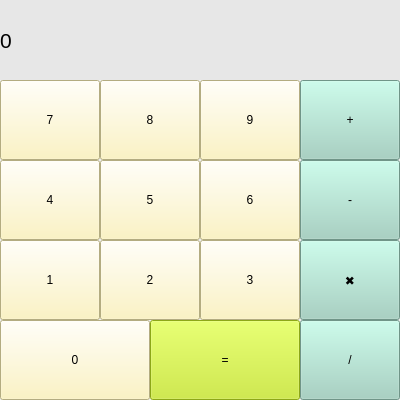
<?xml version="1.0" encoding="UTF-8"?>
<ui version="4.0">
 <class>MainWindow</class>
 <widget class="QMainWindow" name="MainWindow">
  <property name="geometry">
   <rect>
    <x>0</x>
    <y>0</y>
    <width>400</width>
    <height>400</height>
   </rect>
  </property>
  <property name="windowTitle">
   <string>Калькулятор</string>
  </property>
  <widget class="QWidget" name="centralwidget">
   <widget class="QLabel" name="label">
    <property name="geometry">
     <rect>
      <x>0</x>
      <y>0</y>
      <width>400</width>
      <height>80</height>
     </rect>
    </property>
    <property name="font">
     <font>
      <family>Nirmala UI</family>
      <pointsize>16</pointsize>
      <weight>9</weight>
      <italic>false</italic>
      <bold>false</bold>
     </font>
    </property>
    <property name="styleSheet">
     <string notr="true">background-color: rgb(169, 166, 170);
font: 75 16pt &quot;Nirmala UI&quot;;
background-color: rgb(231, 231, 231);</string>
    </property>
    <property name="text">
     <string>0</string>
    </property>
    <property name="margin">
     <number>10</number>
    </property>
   </widget>
   <widget class="QPushButton" name="pushButton0">
    <property name="geometry">
     <rect>
      <x>0</x>
      <y>320</y>
      <width>150</width>
      <height>80</height>
     </rect>
    </property>
    <property name="styleSheet">
     <string notr="true">background-color: rgb(251, 241, 180);
font: 75 16pt &quot;Nirmala UI&quot;;</string>
    </property>
    <property name="text">
     <string>0</string>
    </property>
   </widget>
   <widget class="QPushButton" name="pushButton_res">
    <property name="geometry">
     <rect>
      <x>150</x>
      <y>320</y>
      <width>150</width>
      <height>80</height>
     </rect>
    </property>
    <property name="styleSheet">
     <string notr="true">background-color: rgb(255, 173, 93);
background-color: rgb(255, 97, 97);
background-color: rgb(197, 234, 32);
font: 75 16pt &quot;MS Shell Dlg 2&quot;;</string>
    </property>
    <property name="text">
     <string>=</string>
    </property>
   </widget>
   <widget class="QPushButton" name="pushButton9">
    <property name="geometry">
     <rect>
      <x>200</x>
      <y>80</y>
      <width>100</width>
      <height>80</height>
     </rect>
    </property>
    <property name="styleSheet">
     <string notr="true">font: 75 16pt &quot;Nirmala UI&quot;;
background-color: rgb(251, 241, 180);</string>
    </property>
    <property name="text">
     <string>9</string>
    </property>
   </widget>
   <widget class="QPushButton" name="pushButton8">
    <property name="geometry">
     <rect>
      <x>100</x>
      <y>80</y>
      <width>100</width>
      <height>80</height>
     </rect>
    </property>
    <property name="styleSheet">
     <string notr="true">background-color: rgb(255, 173, 93);
background-color: rgb(251, 241, 180);
font: 75 16pt &quot;Nirmala UI&quot;;</string>
    </property>
    <property name="text">
     <string>8</string>
    </property>
   </widget>
   <widget class="QPushButton" name="pushButton5">
    <property name="geometry">
     <rect>
      <x>100</x>
      <y>160</y>
      <width>100</width>
      <height>80</height>
     </rect>
    </property>
    <property name="styleSheet">
     <string notr="true">font: 75 16pt &quot;Nirmala UI&quot;;
background-color: rgb(251, 241, 180);</string>
    </property>
    <property name="text">
     <string>5</string>
    </property>
   </widget>
   <widget class="QPushButton" name="pushButton7">
    <property name="geometry">
     <rect>
      <x>0</x>
      <y>80</y>
      <width>100</width>
      <height>80</height>
     </rect>
    </property>
    <property name="styleSheet">
     <string notr="true">background-color: rgb(251, 241, 180);
font: 75 16pt &quot;Nirmala UI&quot;;</string>
    </property>
    <property name="text">
     <string>7</string>
    </property>
   </widget>
   <widget class="QPushButton" name="pushButton2">
    <property name="geometry">
     <rect>
      <x>100</x>
      <y>240</y>
      <width>100</width>
      <height>80</height>
     </rect>
    </property>
    <property name="styleSheet">
     <string notr="true">background-color: rgb(251, 241, 180);
font: 75 16pt &quot;Nirmala UI&quot;;</string>
    </property>
    <property name="text">
     <string>2</string>
    </property>
   </widget>
   <widget class="QPushButton" name="pushButton4">
    <property name="geometry">
     <rect>
      <x>0</x>
      <y>160</y>
      <width>100</width>
      <height>80</height>
     </rect>
    </property>
    <property name="styleSheet">
     <string notr="true">font: 75 16pt &quot;Nirmala UI&quot;;
background-color: rgb(255, 173, 93);
background-color: rgb(251, 241, 180);</string>
    </property>
    <property name="text">
     <string>4</string>
    </property>
   </widget>
   <widget class="QPushButton" name="pushButton1">
    <property name="geometry">
     <rect>
      <x>0</x>
      <y>240</y>
      <width>100</width>
      <height>80</height>
     </rect>
    </property>
    <property name="styleSheet">
     <string notr="true">background-color: rgb(251, 241, 180);
font: 75 16pt &quot;Nirmala UI&quot;;</string>
    </property>
    <property name="text">
     <string>1</string>
    </property>
   </widget>
   <widget class="QPushButton" name="pushButton3">
    <property name="geometry">
     <rect>
      <x>200</x>
      <y>240</y>
      <width>100</width>
      <height>80</height>
     </rect>
    </property>
    <property name="styleSheet">
     <string notr="true">background-color: rgb(251, 241, 180);
font: 75 16pt &quot;Nirmala UI&quot;;</string>
    </property>
    <property name="text">
     <string>3</string>
    </property>
   </widget>
   <widget class="QPushButton" name="pushButton6">
    <property name="geometry">
     <rect>
      <x>200</x>
      <y>160</y>
      <width>100</width>
      <height>80</height>
     </rect>
    </property>
    <property name="styleSheet">
     <string notr="true">font: 75 16pt &quot;Nirmala UI&quot;;
background-color: rgb(251, 241, 180);</string>
    </property>
    <property name="text">
     <string>6</string>
    </property>
   </widget>
   <widget class="QPushButton" name="pushButton_plus">
    <property name="geometry">
     <rect>
      <x>300</x>
      <y>80</y>
      <width>100</width>
      <height>80</height>
     </rect>
    </property>
    <property name="styleSheet">
     <string notr="true">font: 75 16pt &quot;Nirmala UI&quot;;
font: 75 16pt &quot;MS Shell Dlg 2&quot;;
background-color: rgb(157, 209, 191);</string>
    </property>
    <property name="text">
     <string>+</string>
    </property>
   </widget>
   <widget class="QPushButton" name="pushButton_umnozh">
    <property name="geometry">
     <rect>
      <x>300</x>
      <y>240</y>
      <width>100</width>
      <height>80</height>
     </rect>
    </property>
    <property name="styleSheet">
     <string notr="true">font: 12pt &quot;MS Shell Dlg 2&quot;;
background-color: rgb(157, 209, 191);</string>
    </property>
    <property name="text">
     <string>✖</string>
    </property>
   </widget>
   <widget class="QPushButton" name="pushButton_minus">
    <property name="geometry">
     <rect>
      <x>300</x>
      <y>160</y>
      <width>100</width>
      <height>80</height>
     </rect>
    </property>
    <property name="styleSheet">
     <string notr="true">font: 75 16pt &quot;Nirmala UI&quot;;
font: 18pt &quot;MS Shell Dlg 2&quot;;
background-color: rgb(157, 209, 191);</string>
    </property>
    <property name="text">
     <string>-</string>
    </property>
   </widget>
   <widget class="QPushButton" name="pushButton_delen">
    <property name="geometry">
     <rect>
      <x>300</x>
      <y>320</y>
      <width>100</width>
      <height>80</height>
     </rect>
    </property>
    <property name="styleSheet">
     <string notr="true">font: 75 16pt &quot;MS Shell Dlg 2&quot;;
background-color: rgb(157, 209, 191);</string>
    </property>
    <property name="text">
     <string>/</string>
    </property>
   </widget>
  </widget>
 </widget>
 <resources/>
 <connections/>
</ui>
